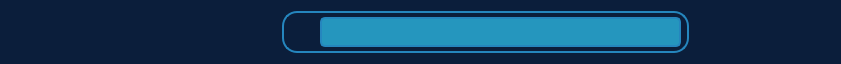
     <widget class="QFrame" name="frm_header">
      <property name="geometry">
       <rect>
        <x>0</x>
        <y>0</y>
        <width>841</width>
        <height>64</height>
       </rect>
      </property>
      <property name="minimumSize">
       <size>
        <width>0</width>
        <height>50</height>
       </size>
      </property>
      <property name="styleSheet">
       <string notr="true">/* FRAME STYLE */

QFrame{
	background-color:#0b1e3b;
	border-top-left-radius: 15px;
	border-top-right-radius: 15px;
	border-bottom-left-radius: 0px;
	border-bottom-right-radius: 00-px;
}

/* BUTTON STYLE */
QPushButton{
	background-color: #0b1e3b;
	color: #2596be;
	border-radius: 5px;
	padding: 8px 10px; /* Adjust the padding for the pop-up effect */
	box-shadow: 2px 2px 5px rgba(0, 0, 0, 0.2); /* Add a box shadow for the pop-up effect */
}

QPushButton:hover{
	background-color: qlineargradient(spread:pad, x1:0, y1:0.505682, x2:1, y2:0.477, stop:0 rgba(37, 150, 190, 200), stop:1 rgba(85, 98, 112, 226));
}

QPushButton:pressed{
	padding-left: 8px;
	padding-top: 10px;
	background-color: rgba(105, 118, 132, 200);
	box-shadow: none; /* Remove the box shadow when pressed */
}

QLineEdit{
color:#0b1e3b;;
background-color:#2596be;
border-radius: 5px;
border:2px solid #2586be;

}



</string>
      </property>
      <property name="frameShape">
       <enum>QFrame::StyledPanel</enum>
      </property>
      <property name="frameShadow">
       <enum>QFrame::Raised</enum>
      </property>
      <layout class="QHBoxLayout" name="horizontalLayout_4">
       <item>
        <widget class="QFrame" name="frm_contact_info">
         <property name="styleSheet">
          <string notr="true"/>
         </property>
         <property name="frameShape">
          <enum>QFrame::StyledPanel</enum>
         </property>
         <property name="frameShadow">
          <enum>QFrame::Raised</enum>
         </property>
         <layout class="QHBoxLayout" name="horizontalLayout_3">
          <property name="spacing">
           <number>0</number>
          </property>
          <property name="leftMargin">
           <number>5</number>
          </property>
          <property name="topMargin">
           <number>0</number>
          </property>
          <property name="rightMargin">
           <number>0</number>
          </property>
          <property name="bottomMargin">
           <number>0</number>
          </property>
          <item>
           <widget class="QPushButton" name="btn_github">
            <property name="sizePolicy">
             <sizepolicy hsizetype="Minimum" vsizetype="Fixed">
              <horstretch>0</horstretch>
              <verstretch>0</verstretch>
             </sizepolicy>
            </property>
            <property name="minimumSize">
             <size>
              <width>65</width>
              <height>45</height>
             </size>
            </property>
            <property name="maximumSize">
             <size>
              <width>65</width>
              <height>45</height>
             </size>
            </property>
            <property name="cursor">
             <cursorShape>PointingHandCursor</cursorShape>
            </property>
            <property name="text">
             <string/>
            </property>
            <property name="icon">
             <iconset resource="bookstore.qrc">
              <normaloff>:/Icons/github.svg</normaloff>:/Icons/github.svg</iconset>
            </property>
            <property name="iconSize">
             <size>
              <width>40</width>
              <height>40</height>
             </size>
            </property>
           </widget>
          </item>
          <item>
           <widget class="QPushButton" name="btn_linkedin">
            <property name="sizePolicy">
             <sizepolicy hsizetype="Minimum" vsizetype="Fixed">
              <horstretch>0</horstretch>
              <verstretch>0</verstretch>
             </sizepolicy>
            </property>
            <property name="minimumSize">
             <size>
              <width>65</width>
              <height>45</height>
             </size>
            </property>
            <property name="maximumSize">
             <size>
              <width>65</width>
              <height>45</height>
             </size>
            </property>
            <property name="cursor">
             <cursorShape>PointingHandCursor</cursorShape>
            </property>
            <property name="text">
             <string/>
            </property>
            <property name="icon">
             <iconset resource="bookstore.qrc">
              <normaloff>:/Icons/linkedin.svg</normaloff>:/Icons/linkedin.svg</iconset>
            </property>
            <property name="iconSize">
             <size>
              <width>40</width>
              <height>40</height>
             </size>
            </property>
           </widget>
          </item>
          <item>
           <widget class="QPushButton" name="btn_cv">
            <property name="minimumSize">
             <size>
              <width>65</width>
              <height>45</height>
             </size>
            </property>
            <property name="maximumSize">
             <size>
              <width>65</width>
              <height>45</height>
             </size>
            </property>
            <property name="cursor">
             <cursorShape>PointingHandCursor</cursorShape>
            </property>
            <property name="text">
             <string/>
            </property>
            <property name="icon">
             <iconset resource="bookstore.qrc">
              <normaloff>:/Icons/paperclip.svg</normaloff>:/Icons/paperclip.svg</iconset>
            </property>
            <property name="iconSize">
             <size>
              <width>40</width>
              <height>40</height>
             </size>
            </property>
           </widget>
          </item>
          <item>
           <widget class="QPushButton" name="btn_email">
            <property name="minimumSize">
             <size>
              <width>65</width>
              <height>45</height>
             </size>
            </property>
            <property name="maximumSize">
             <size>
              <width>65</width>
              <height>45</height>
             </size>
            </property>
            <property name="cursor">
             <cursorShape>PointingHandCursor</cursorShape>
            </property>
            <property name="text">
             <string/>
            </property>
            <property name="icon">
             <iconset resource="bookstore.qrc">
              <normaloff>:/Icons/mail.svg</normaloff>:/Icons/mail.svg</iconset>
            </property>
            <property name="iconSize">
             <size>
              <width>40</width>
              <height>40</height>
             </size>
            </property>
           </widget>
          </item>
         </layout>
        </widget>
       </item>
       <item>
        <widget class="QFrame" name="frame_4">
         <property name="styleSheet">
          <string notr="true">QFrame{
border-radius: 15px;
border:2px solid #2586be;
}
</string>
         </property>
         <property name="frameShape">
          <enum>QFrame::StyledPanel</enum>
         </property>
         <property name="frameShadow">
          <enum>QFrame::Raised</enum>
         </property>
         <layout class="QHBoxLayout" name="horizontalLayout">
          <property name="spacing">
           <number>3</number>
          </property>
          <property name="leftMargin">
           <number>3</number>
          </property>
          <property name="topMargin">
           <number>0</number>
          </property>
          <property name="rightMargin">
           <number>6</number>
          </property>
          <property name="bottomMargin">
           <number>0</number>
          </property>
          <item>
           <widget class="QLabel" name="label">
            <property name="minimumSize">
             <size>
              <width>30</width>
              <height>30</height>
             </size>
            </property>
            <property name="maximumSize">
             <size>
              <width>30</width>
              <height>30</height>
             </size>
            </property>
            <property name="styleSheet">
             <string notr="true">border-radius: 0px;
border:0px solid #2586be;

</string>
            </property>
            <property name="text">
             <string/>
            </property>
            <property name="pixmap">
             <pixmap resource="bookstore.qrc">:/Icons/search.svg</pixmap>
            </property>
            <property name="scaledContents">
             <bool>true</bool>
            </property>
           </widget>
          </item>
          <item>
           <widget class="QLineEdit" name="lineEdit">
            <property name="minimumSize">
             <size>
              <width>0</width>
              <height>30</height>
             </size>
            </property>
            <property name="font">
             <font>
              <pointsize>10</pointsize>
              <weight>75</weight>
              <bold>true</bold>
             </font>
            </property>
            <property name="text">
             <string/>
            </property>
           </widget>
          </item>
         </layout>
        </widget>
       </item>
       <item>
        <widget class="QFrame" name="frm_utility">
         <property name="styleSheet">
          <string notr="true"/>
         </property>
         <property name="frameShape">
          <enum>QFrame::StyledPanel</enum>
         </property>
         <property name="frameShadow">
          <enum>QFrame::Raised</enum>
         </property>
         <layout class="QHBoxLayout" name="horizontalLayout_2">
          <property name="spacing">
           <number>0</number>
          </property>
          <property name="leftMargin">
           <number>0</number>
          </property>
          <property name="topMargin">
           <number>0</number>
          </property>
          <property name="rightMargin">
           <number>5</number>
          </property>
          <property name="bottomMargin">
           <number>0</number>
          </property>
          <item>
           <widget class="QPushButton" name="btn_minimize">
            <property name="minimumSize">
             <size>
              <width>65</width>
              <height>45</height>
             </size>
            </property>
            <property name="maximumSize">
             <size>
              <width>65</width>
              <height>45</height>
             </size>
            </property>
            <property name="cursor">
             <cursorShape>PointingHandCursor</cursorShape>
            </property>
            <property name="text">
             <string/>
            </property>
            <property name="icon">
             <iconset resource="bookstore.qrc">
              <normaloff>:/Icons/chevron-down.svg</normaloff>:/Icons/chevron-down.svg</iconset>
            </property>
            <property name="iconSize">
             <size>
              <width>40</width>
              <height>40</height>
             </size>
            </property>
           </widget>
          </item>
          <item>
           <widget class="QPushButton" name="btn_close">
            <property name="minimumSize">
             <size>
              <width>65</width>
              <height>45</height>
             </size>
            </property>
            <property name="maximumSize">
             <size>
              <width>65</width>
              <height>45</height>
             </size>
            </property>
            <property name="cursor">
             <cursorShape>PointingHandCursor</cursorShape>
            </property>
            <property name="text">
             <string/>
            </property>
            <property name="icon">
             <iconset resource="bookstore.qrc">
              <normaloff>:/Icons/x.svg</normaloff>:/Icons/x.svg</iconset>
            </property>
            <property name="iconSize">
             <size>
              <width>40</width>
              <height>40</height>
             </size>
            </property>
           </widget>
          </item>
         </layout>
        </widget>
       </item>
      </layout>
     </widget>
